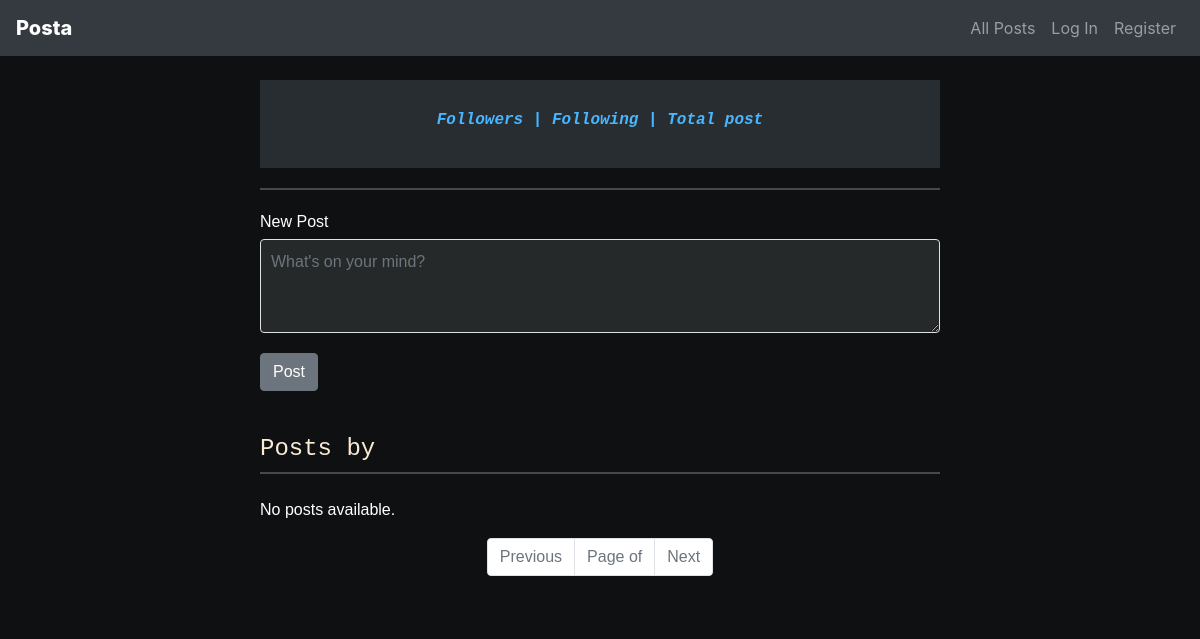
The app's page /profile/matt/, older data.
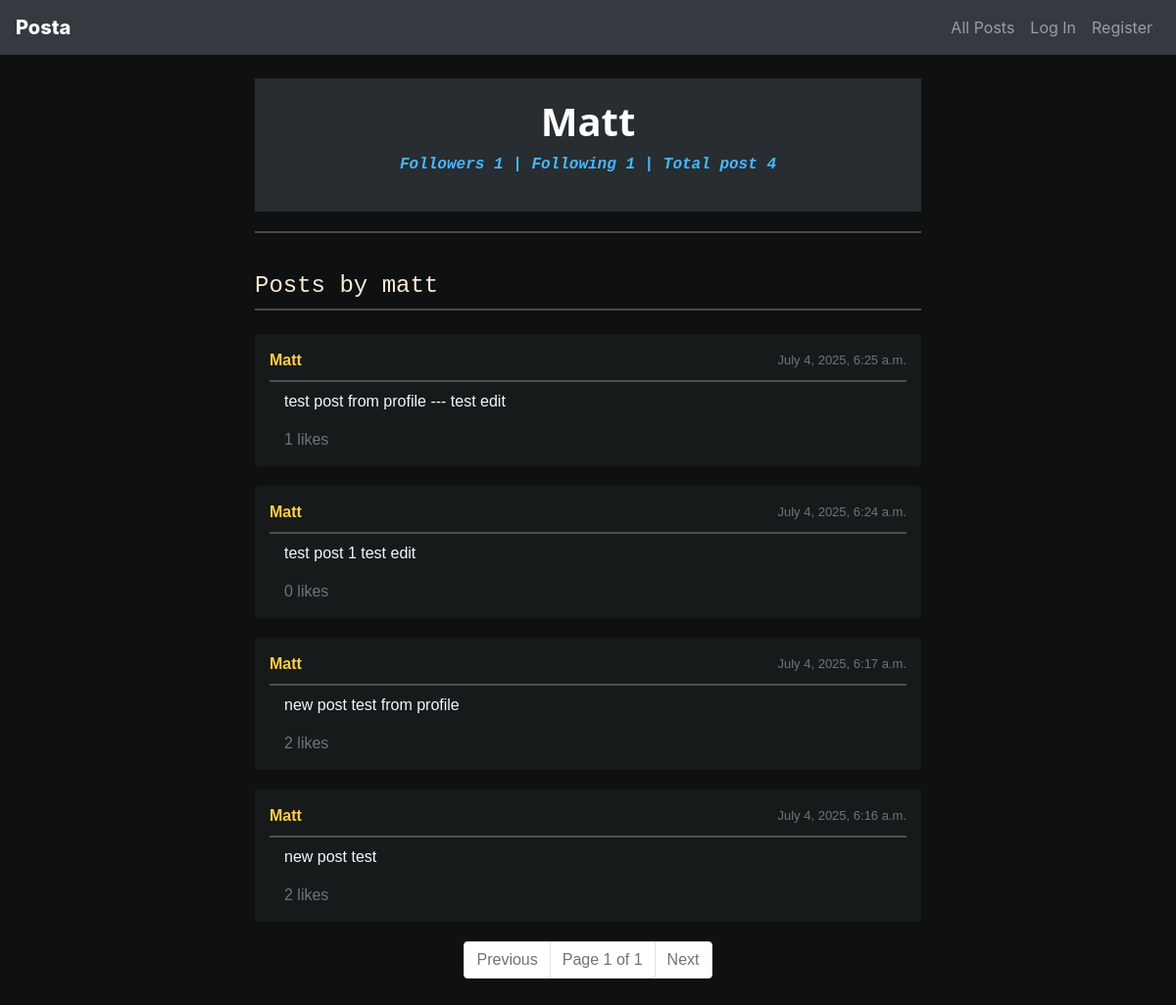
The same page, newer data.
### network/models.py (models this page shows, shortened)
class User(AbstractUser):
    followers = models.ManyToManyField(
        "self",
        related_name="following",
        symmetrical=False,
        blank=True,
    )

class Post(models.Model):
    user = models.ForeignKey(User, on_delete=models.CASCADE, related_name="posts")
    content = models.TextField()
    timestamp = models.DateTimeField(auto_now_add=True)
    like_count = models.PositiveIntegerField(default=0)
    liked_by = models.ManyToManyField(
        User,
        related_name="liked_posts",
        blank=True,
    )

### network/views.py (the view)
# urls.py: path("profile/<str:username>/", views.profile, name="profile"),
def profile(request, username):
    try:
        user = User.objects.get(username=username)
    except User.DoesNotExist:
        return render(request, "network/profile.html", {
            "error": "User not found."
        })
    user_posts = Post.objects.filter(user=user).order_by("-timestamp")
    is_following = False
    if request.user.is_authenticated and request.user != user:
        is_following = user.followers.filter(id=request.user.id).exists()
    paginator = Paginator(user_posts, 10)
    page_number = request.GET.get('page', 1)
    page_obj = paginator.get_page(page_number)
    return render(request, "network/profile.html", {
        "user": user,
        "posts": page_obj,
        "is_following": is_following,
    })

### network/templates/network/profile.html (shortened to what this page needs)
{% extends "network/layout.html" %}
{% load static %}
{% block body %}
    <div class="profile-head">
    <h1 class="profile-title"> {{ user.username|capfirst }} </h1>
    <p class="profile-follow-text">
        Followers {{ user.followers.count }}  | Following {{ user.following.count }} | Total post {{ user.posts.count }}
    </p>
</div>
    <hr>
{% if request.user == user %}
    <form id="new_post_form">
    <div class="form-group">
        <label for="post-content">New Post</label>
        <textarea class="form-control" id="post-content" rows="3" placeholder="What's on your mind?"></textarea>
    </div>
    <button type="submit" class="btn btn-secondary">Post</button>
    </form>
{% endif %}
    <br>
<h4 style="font-family: 'Courier New', Courier, monospace; color: antiquewhite;" >Posts by {{ user.username }} </h4>
<hr class="my-2" >
    <div id="posts-container" class="mt-4">
        {% for post in posts %}
        <div class="post">
            <div class="post-header">
                        <a href="{% url 'profile' post.user.username %}"> <strong>{{ post.user.username|title }}</strong> </a>
                        <span class="text-muted float-end" style="font-size: small;">
                            {{ post.timestamp }}</span>
                    </div>
                    <hr class="my-2 hr">
                    <div class="post-content">
                        {{ post.content }}
                    </div>
                    <div class="post-actions">
                        <span class="text-muted " id="like_count_{{ post.id }}"> {{ post.like_count }} likes</span>
                    </div>
            </div>
        {% empty %}
            <p>No posts available.</p>
        {% endfor %}
    </div>
<nav aria-label="Page navigation">
    <ul class="pagination justify-content-center">
        {% if posts.has_previous %}
            <li class="page-item">
                <a class="page-link" href="?page={{ posts.previous_page_number }}">Previous</a>
            </li>
        {% else %}
            <li class="page-item disabled">
                <a class="page-link" href="#" tabindex="-1" aria-disabled="true">Previous</a>
            </li>
        {% endif %}
        <li class="page-item disabled">
            <a class="page-link" href="#">Page {{ posts.number }} of {{ posts.paginator.num_pages }}</a>
        </li>
        {% if posts.has_next %}
            <li class="page-item">
                <a class="page-link" href="?page={{ posts.next_page_number }}">Next</a>
            </li>
        {% else %}
            <li class="page-item disabled">
                <a class="page-link" href="#" tabindex="-1" aria-disabled="true">Next</a>
            </li>
        {% endif %}
    </ul>
</nav>
{% endblock %}

### network/templates/network/layout.html (shortened to what this page needs)
{% load static %}
<!DOCTYPE html>
<html lang="en">
    <head>
        <link rel="stylesheet" href="https://stackpath.bootstrapcdn.com/bootstrap/4.4.1/css/bootstrap.min.css">
        <link href="{% static 'network/styles.css' %}" rel="stylesheet">
    </head>
    <body>
        <nav id="menu-bar" class="navbar navbar-expand-lg navbar-dark bg-dark fixed-top">
            <a class="navbar-brand" href="/" style="font-weight: 800;">Posta</a>
            <div class="collapse navbar-collapse" id="navbarNavDropdown">
                <ul class="navbar-nav ml-auto">
                    <li class="nav-item">
                        <a id="all-posts" class="nav-link" href="{% url 'index' %}">All Posts</a>
                    </li>
                    {% if request.user.is_authenticated %}
                        <li class="nav-item">
                            <a class="nav-link" id="following-posts" href="{% url 'following_posts' %}">Following</a>
                        </li>
                        <li class="nav-item">
                            <a class="nav-link" href="{% url 'logout' %}">Log Out</a>
                        </li>
                    {% else %}
                        <li class="nav-item">
                            <a class="nav-link" href="{% url 'login' %}">Log In</a>
                        </li>
                        <li class="nav-item">
                            <a class="nav-link" href="{% url 'register' %}">Register</a>
                        </li>
                    {% endif %}
                </ul>
            </div>
        </nav>
        <div class="body">
            {% block body %}
            {% endblock %}
        </div>
    </body>
</html>

### network/static/network/styles.css (style rules this page uses)
body, html { background-color: #0f1011; color: #ffffff; }
.body { padding: 20px; font-family: Verdana, Geneva, Tahoma, sans-serif; font-weight: 500; background-color: #0f1011; padding-top: 80px }
@media screen and (min-width: 1000px) { .body { width: 60%; margin: 0 auto; } }
.post { background-color: #171a1b; border-radius: 2px; padding: 15px; margin-bottom: 20px; }
.post-content { font-size: 16px; line-height: 1.5; margin-left: 15px; color: aliceblue; }
.post-header { display: flex; justify-content: space-between; align-items: center; }
hr { border: none; border-top: 2px solid #dfe1e544; }
.profile-follow-text { font-family: 'Courier New', Courier, monospace; font-weight: bold; font-style: italic; color: rgb(73, 182, 255); }
.profile-head { text-align: center; margin-bottom: 20px; background-color: #272d30; padding: 20px 20px; }
.profile-title { font-family: Segoe UI; font-weight: 900; color: #ffffff; }
.post-header a { text-decoration: none; color: #ffce48; }
.post-actions { display: flex; margin-left: 15px; margin-top: 15px; }
body { color: #ffffff; }

Row changes from the older to the newer data that the page shows:
added User: username "Matt", followers.count "1", following.count "1", posts.count "4", username "matt"
added Post: user.username "Matt", timestamp "July 4, 2025, 6:25 a.m.", content "test post from profile --- test edit", like_count "1"
added Post: user.username "Matt", timestamp "July 4, 2025, 6:24 a.m.", content "test post 1 test edit", like_count "0"
added Post: user.username "Matt", timestamp "July 4, 2025, 6:17 a.m.", content "new post test from profile", like_count "2"
added Post: user.username "Matt", timestamp "July 4, 2025, 6:16 a.m.", content "new post test", like_count "2"
Text that changed along with them:
{{ posts.number }}: (not shown) → "1"
{{ posts.paginator.num_pages }}: (not shown) → "1"
text no longer shown: "New Post Post No posts available."
